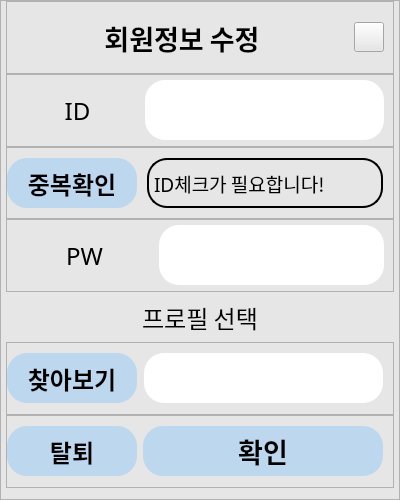
<?xml version="1.0" encoding="UTF-8"?>
<ui version="4.0">
 <class>edit</class>
 <widget class="QFrame" name="edit">
  <property name="geometry">
   <rect>
    <x>0</x>
    <y>0</y>
    <width>400</width>
    <height>500</height>
   </rect>
  </property>
  <property name="sizePolicy">
   <sizepolicy hsizetype="Fixed" vsizetype="Fixed">
    <horstretch>0</horstretch>
    <verstretch>0</verstretch>
   </sizepolicy>
  </property>
  <property name="minimumSize">
   <size>
    <width>400</width>
    <height>500</height>
   </size>
  </property>
  <property name="maximumSize">
   <size>
    <width>400</width>
    <height>500</height>
   </size>
  </property>
  <property name="windowTitle">
   <string>Frame</string>
  </property>
  <property name="styleSheet">
   <string notr="true">background-color: rgb(231, 230, 230);</string>
  </property>
  <property name="frameShape">
   <enum>QFrame::StyledPanel</enum>
  </property>
  <property name="frameShadow">
   <enum>QFrame::Raised</enum>
  </property>
  <layout class="QVBoxLayout" name="verticalLayout">
   <property name="spacing">
    <number>0</number>
   </property>
   <property name="leftMargin">
    <number>5</number>
   </property>
   <property name="topMargin">
    <number>0</number>
   </property>
   <property name="rightMargin">
    <number>5</number>
   </property>
   <property name="bottomMargin">
    <number>11</number>
   </property>
   <item>
    <widget class="QFrame" name="editbar">
     <property name="frameShape">
      <enum>QFrame::StyledPanel</enum>
     </property>
     <property name="frameShadow">
      <enum>QFrame::Raised</enum>
     </property>
     <layout class="QHBoxLayout" name="horizontalLayout">
      <property name="topMargin">
       <number>0</number>
      </property>
      <property name="bottomMargin">
       <number>0</number>
      </property>
      <item>
       <spacer name="editLeftSpacer">
        <property name="orientation">
         <enum>Qt::Horizontal</enum>
        </property>
        <property name="sizeType">
         <enum>QSizePolicy::MinimumExpanding</enum>
        </property>
        <property name="sizeHint" stdset="0">
         <size>
          <width>80</width>
          <height>20</height>
         </size>
        </property>
       </spacer>
      </item>
      <item>
       <widget class="QLabel" name="editTitle">
        <property name="sizePolicy">
         <sizepolicy hsizetype="Minimum" vsizetype="Preferred">
          <horstretch>0</horstretch>
          <verstretch>0</verstretch>
         </sizepolicy>
        </property>
        <property name="minimumSize">
         <size>
          <width>100</width>
          <height>0</height>
         </size>
        </property>
        <property name="font">
         <font>
          <family>나눔고딕</family>
          <pointsize>20</pointsize>
          <weight>75</weight>
          <bold>true</bold>
         </font>
        </property>
        <property name="toolTip">
         <string>&lt;html&gt;&lt;head/&gt;&lt;body&gt;&lt;p&gt;&lt;br/&gt;&lt;/p&gt;&lt;/body&gt;&lt;/html&gt;</string>
        </property>
        <property name="styleSheet">
         <string notr="true"/>
        </property>
        <property name="text">
         <string>회원정보 수정</string>
        </property>
        <property name="alignment">
         <set>Qt::AlignCenter</set>
        </property>
       </widget>
      </item>
      <item>
       <spacer name="editRightSpacer">
        <property name="orientation">
         <enum>Qt::Horizontal</enum>
        </property>
        <property name="sizeType">
         <enum>QSizePolicy::MinimumExpanding</enum>
        </property>
        <property name="sizeHint" stdset="0">
         <size>
          <width>40</width>
          <height>0</height>
         </size>
        </property>
       </spacer>
      </item>
      <item>
       <widget class="QPushButton" name="editClose">
        <property name="sizePolicy">
         <sizepolicy hsizetype="Fixed" vsizetype="Fixed">
          <horstretch>0</horstretch>
          <verstretch>0</verstretch>
         </sizepolicy>
        </property>
        <property name="minimumSize">
         <size>
          <width>30</width>
          <height>30</height>
         </size>
        </property>
        <property name="maximumSize">
         <size>
          <width>30</width>
          <height>30</height>
         </size>
        </property>
        <property name="styleSheet">
         <string notr="true">QPushButton{
border-image: url(:/windowButton/closeDefault.PNG);
}
QPushButton:hover{
border-image: url(:/windowButton/closeHover.png);
}
QPushButton:pressed{
border-image: url(:/windowButton/closePressed.png);
}
</string>
        </property>
        <property name="text">
         <string/>
        </property>
       </widget>
      </item>
     </layout>
    </widget>
   </item>
   <item>
    <widget class="QFrame" name="idFrame">
     <property name="frameShape">
      <enum>QFrame::StyledPanel</enum>
     </property>
     <property name="frameShadow">
      <enum>QFrame::Raised</enum>
     </property>
     <layout class="QHBoxLayout" name="horizontalLayout_2">
      <property name="topMargin">
       <number>0</number>
      </property>
      <property name="bottomMargin">
       <number>0</number>
      </property>
      <item>
       <widget class="QLabel" name="id">
        <property name="sizePolicy">
         <sizepolicy hsizetype="Preferred" vsizetype="Preferred">
          <horstretch>0</horstretch>
          <verstretch>0</verstretch>
         </sizepolicy>
        </property>
        <property name="minimumSize">
         <size>
          <width>70</width>
          <height>0</height>
         </size>
        </property>
        <property name="font">
         <font>
          <family>나눔고딕</family>
          <pointsize>18</pointsize>
          <weight>50</weight>
          <bold>false</bold>
         </font>
        </property>
        <property name="toolTip">
         <string>&lt;html&gt;&lt;head/&gt;&lt;body&gt;&lt;p&gt;&lt;br/&gt;&lt;/p&gt;&lt;/body&gt;&lt;/html&gt;</string>
        </property>
        <property name="styleSheet">
         <string notr="true"/>
        </property>
        <property name="text">
         <string>ID</string>
        </property>
        <property name="alignment">
         <set>Qt::AlignCenter</set>
        </property>
       </widget>
      </item>
      <item>
       <widget class="QLineEdit" name="inputid">
        <property name="sizePolicy">
         <sizepolicy hsizetype="Fixed" vsizetype="Fixed">
          <horstretch>0</horstretch>
          <verstretch>0</verstretch>
         </sizepolicy>
        </property>
        <property name="minimumSize">
         <size>
          <width>239</width>
          <height>60</height>
         </size>
        </property>
        <property name="maximumSize">
         <size>
          <width>239</width>
          <height>16777215</height>
         </size>
        </property>
        <property name="font">
         <font>
          <family>나눔고딕</family>
          <pointsize>18</pointsize>
         </font>
        </property>
        <property name="styleSheet">
         <string notr="true">background-color: rgb(255, 255, 255);
border-radius: 20px;
</string>
        </property>
        <property name="text">
         <string/>
        </property>
       </widget>
      </item>
     </layout>
    </widget>
   </item>
   <item>
    <widget class="QFrame" name="idCheckFrame">
     <property name="frameShape">
      <enum>QFrame::StyledPanel</enum>
     </property>
     <property name="frameShadow">
      <enum>QFrame::Raised</enum>
     </property>
     <layout class="QHBoxLayout" name="horizontalLayout_5">
      <property name="spacing">
       <number>10</number>
      </property>
      <property name="leftMargin">
       <number>0</number>
      </property>
      <property name="topMargin">
       <number>0</number>
      </property>
      <property name="rightMargin">
       <number>10</number>
      </property>
      <property name="bottomMargin">
       <number>0</number>
      </property>
      <item>
       <widget class="QPushButton" name="check">
        <property name="sizePolicy">
         <sizepolicy hsizetype="Fixed" vsizetype="Fixed">
          <horstretch>0</horstretch>
          <verstretch>0</verstretch>
         </sizepolicy>
        </property>
        <property name="minimumSize">
         <size>
          <width>130</width>
          <height>50</height>
         </size>
        </property>
        <property name="font">
         <font>
          <family>나눔고딕</family>
          <pointsize>18</pointsize>
          <weight>75</weight>
          <bold>true</bold>
         </font>
        </property>
        <property name="styleSheet">
         <string notr="true">QPushButton{
background-color: rgb(189, 215, 238);
border-radius: 20px;
}
QPushButton:hover{
background-color: rgb(0, 170, 255);
}
QPushButton:pressed{
background-color: rgb(168, 191, 211);
}</string>
        </property>
        <property name="text">
         <string>중복확인</string>
        </property>
       </widget>
      </item>
      <item>
       <widget class="QLabel" name="checkMessage">
        <property name="sizePolicy">
         <sizepolicy hsizetype="Preferred" vsizetype="Fixed">
          <horstretch>0</horstretch>
          <verstretch>0</verstretch>
         </sizepolicy>
        </property>
        <property name="minimumSize">
         <size>
          <width>0</width>
          <height>50</height>
         </size>
        </property>
        <property name="font">
         <font>
          <family>나눔고딕</family>
          <pointsize>14</pointsize>
          <weight>50</weight>
          <bold>false</bold>
         </font>
        </property>
        <property name="styleSheet">
         <string notr="true">border: 2px solid black;
border-radius:20px;</string>
        </property>
        <property name="text">
         <string>ID체크가 필요합니다!</string>
        </property>
       </widget>
      </item>
     </layout>
    </widget>
   </item>
   <item>
    <widget class="QFrame" name="pwFrame">
     <property name="frameShape">
      <enum>QFrame::StyledPanel</enum>
     </property>
     <property name="frameShadow">
      <enum>QFrame::Raised</enum>
     </property>
     <layout class="QHBoxLayout" name="horizontalLayout_3">
      <property name="topMargin">
       <number>0</number>
      </property>
      <property name="bottomMargin">
       <number>0</number>
      </property>
      <item>
       <widget class="QLabel" name="pw">
        <property name="sizePolicy">
         <sizepolicy hsizetype="Preferred" vsizetype="Preferred">
          <horstretch>0</horstretch>
          <verstretch>0</verstretch>
         </sizepolicy>
        </property>
        <property name="minimumSize">
         <size>
          <width>70</width>
          <height>0</height>
         </size>
        </property>
        <property name="font">
         <font>
          <family>나눔고딕</family>
          <pointsize>18</pointsize>
          <weight>50</weight>
          <bold>false</bold>
         </font>
        </property>
        <property name="toolTip">
         <string>&lt;html&gt;&lt;head/&gt;&lt;body&gt;&lt;p&gt;&lt;br/&gt;&lt;/p&gt;&lt;/body&gt;&lt;/html&gt;</string>
        </property>
        <property name="styleSheet">
         <string notr="true"/>
        </property>
        <property name="text">
         <string>PW</string>
        </property>
        <property name="alignment">
         <set>Qt::AlignCenter</set>
        </property>
       </widget>
      </item>
      <item>
       <widget class="QLineEdit" name="inputpw">
        <property name="sizePolicy">
         <sizepolicy hsizetype="Fixed" vsizetype="Fixed">
          <horstretch>0</horstretch>
          <verstretch>0</verstretch>
         </sizepolicy>
        </property>
        <property name="minimumSize">
         <size>
          <width>180</width>
          <height>60</height>
         </size>
        </property>
        <property name="maximumSize">
         <size>
          <width>239</width>
          <height>16777215</height>
         </size>
        </property>
        <property name="font">
         <font>
          <family>나눔고딕</family>
          <pointsize>18</pointsize>
         </font>
        </property>
        <property name="styleSheet">
         <string notr="true">background-color: rgb(255, 255, 255);
border-radius: 20px;
</string>
        </property>
        <property name="text">
         <string/>
        </property>
       </widget>
      </item>
     </layout>
    </widget>
   </item>
   <item>
    <widget class="QLabel" name="profileTitle">
     <property name="sizePolicy">
      <sizepolicy hsizetype="Minimum" vsizetype="Fixed">
       <horstretch>0</horstretch>
       <verstretch>0</verstretch>
      </sizepolicy>
     </property>
     <property name="minimumSize">
      <size>
       <width>100</width>
       <height>50</height>
      </size>
     </property>
     <property name="font">
      <font>
       <family>나눔고딕</family>
       <pointsize>18</pointsize>
       <weight>50</weight>
       <bold>false</bold>
      </font>
     </property>
     <property name="toolTip">
      <string>&lt;html&gt;&lt;head/&gt;&lt;body&gt;&lt;p&gt;&lt;br/&gt;&lt;/p&gt;&lt;/body&gt;&lt;/html&gt;</string>
     </property>
     <property name="styleSheet">
      <string notr="true"/>
     </property>
     <property name="text">
      <string>프로필 선택</string>
     </property>
     <property name="alignment">
      <set>Qt::AlignCenter</set>
     </property>
    </widget>
   </item>
   <item>
    <widget class="QFrame" name="fileSelectFrame">
     <property name="frameShape">
      <enum>QFrame::StyledPanel</enum>
     </property>
     <property name="frameShadow">
      <enum>QFrame::Raised</enum>
     </property>
     <layout class="QHBoxLayout" name="horizontalLayout_4">
      <property name="spacing">
       <number>7</number>
      </property>
      <property name="leftMargin">
       <number>0</number>
      </property>
      <property name="topMargin">
       <number>0</number>
      </property>
      <property name="rightMargin">
       <number>10</number>
      </property>
      <property name="bottomMargin">
       <number>0</number>
      </property>
      <item>
       <widget class="QPushButton" name="findFile">
        <property name="sizePolicy">
         <sizepolicy hsizetype="Fixed" vsizetype="Fixed">
          <horstretch>0</horstretch>
          <verstretch>0</verstretch>
         </sizepolicy>
        </property>
        <property name="minimumSize">
         <size>
          <width>130</width>
          <height>50</height>
         </size>
        </property>
        <property name="font">
         <font>
          <family>나눔고딕</family>
          <pointsize>18</pointsize>
          <weight>75</weight>
          <bold>true</bold>
         </font>
        </property>
        <property name="styleSheet">
         <string notr="true">QPushButton{
background-color: rgb(189, 215, 238);
border-radius: 20px;
}
QPushButton:hover{
background-color: rgb(0, 170, 255);
}
QPushButton:pressed{
background-color: rgb(168, 191, 211);
}</string>
        </property>
        <property name="text">
         <string>찾아보기</string>
        </property>
       </widget>
      </item>
      <item>
       <widget class="QLabel" name="showDirection">
        <property name="sizePolicy">
         <sizepolicy hsizetype="Preferred" vsizetype="Fixed">
          <horstretch>0</horstretch>
          <verstretch>0</verstretch>
         </sizepolicy>
        </property>
        <property name="minimumSize">
         <size>
          <width>0</width>
          <height>50</height>
         </size>
        </property>
        <property name="font">
         <font>
          <family>나눔고딕</family>
          <pointsize>18</pointsize>
          <weight>50</weight>
          <bold>false</bold>
         </font>
        </property>
        <property name="styleSheet">
         <string notr="true">background-color: rgb(255, 255, 255);
border-radius: 20px;
</string>
        </property>
        <property name="text">
         <string/>
        </property>
       </widget>
      </item>
     </layout>
    </widget>
   </item>
   <item>
    <widget class="QFrame" name="buttonFrame">
     <property name="frameShape">
      <enum>QFrame::StyledPanel</enum>
     </property>
     <property name="frameShadow">
      <enum>QFrame::Raised</enum>
     </property>
     <layout class="QHBoxLayout" name="horizontalLayout_6">
      <property name="leftMargin">
       <number>0</number>
      </property>
      <property name="topMargin">
       <number>0</number>
      </property>
      <property name="rightMargin">
       <number>10</number>
      </property>
      <property name="bottomMargin">
       <number>0</number>
      </property>
      <item>
       <widget class="QPushButton" name="leave">
        <property name="sizePolicy">
         <sizepolicy hsizetype="Fixed" vsizetype="Fixed">
          <horstretch>0</horstretch>
          <verstretch>0</verstretch>
         </sizepolicy>
        </property>
        <property name="minimumSize">
         <size>
          <width>130</width>
          <height>50</height>
         </size>
        </property>
        <property name="font">
         <font>
          <family>나눔고딕</family>
          <pointsize>18</pointsize>
          <weight>75</weight>
          <bold>true</bold>
         </font>
        </property>
        <property name="styleSheet">
         <string notr="true">QPushButton{
background-color: rgb(189, 215, 238);
border-radius: 20px;
}
QPushButton:hover{
background-color: rgb(0, 170, 255);
}
QPushButton:pressed{
background-color: rgb(168, 191, 211);
}</string>
        </property>
        <property name="text">
         <string>탈퇴</string>
        </property>
       </widget>
      </item>
      <item>
       <widget class="QPushButton" name="confirm">
        <property name="minimumSize">
         <size>
          <width>0</width>
          <height>50</height>
         </size>
        </property>
        <property name="font">
         <font>
          <family>나눔고딕</family>
          <pointsize>20</pointsize>
          <weight>75</weight>
          <bold>true</bold>
         </font>
        </property>
        <property name="styleSheet">
         <string notr="true">QPushButton{
background-color: rgb(189, 215, 238);
border-radius: 20px;
}
QPushButton:hover{
background-color: rgb(0, 170, 255);
}
QPushButton:pressed{
background-color: rgb(168, 191, 211);
}</string>
        </property>
        <property name="text">
         <string>확인</string>
        </property>
       </widget>
      </item>
     </layout>
    </widget>
   </item>
  </layout>
 </widget>
 <resources>
  <include location="source/roomAddButton.qrc"/>
  <include location="source/slideButton.qrc"/>
  <include location="source/windowButton.qrc"/>
 </resources>
 <connections/>
</ui>
